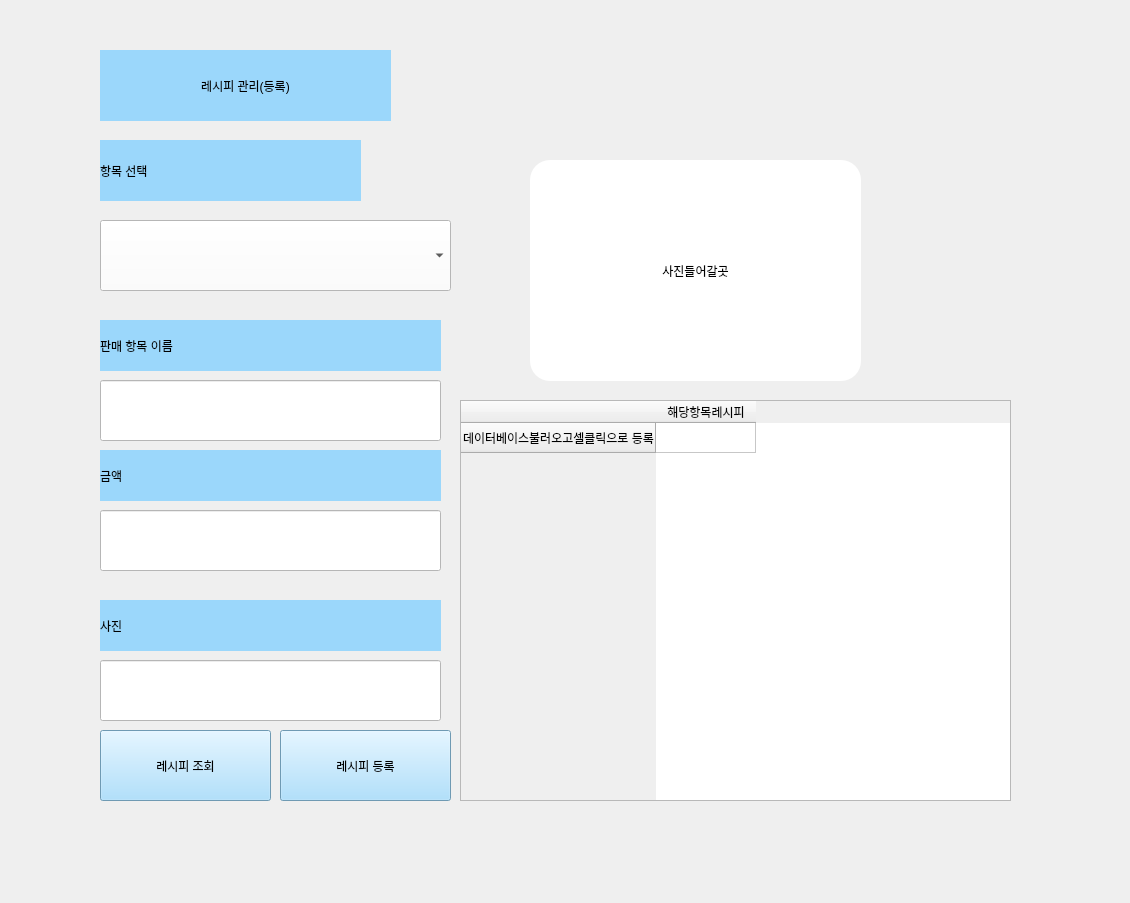
    <widget class="QWidget" name="number7">
     <widget class="QLabel" name="label_44">
      <property name="geometry">
       <rect>
        <x>0</x>
        <y>0</y>
        <width>1121</width>
        <height>894</height>
       </rect>
      </property>
      <property name="text">
       <string/>
      </property>
      <property name="pixmap">
       <pixmap>레시피관리.jpg</pixmap>
      </property>
      <property name="scaledContents">
       <bool>true</bool>
      </property>
     </widget>
     <widget class="QLabel" name="label_54">
      <property name="geometry">
       <rect>
        <x>100</x>
        <y>320</y>
        <width>341</width>
        <height>51</height>
       </rect>
      </property>
      <property name="styleSheet">
       <string notr="true">background-color:rgb(155, 215, 251);
font: 25pt &quot;Sitka Banner&quot;;
color: rgb(0, 0, 0);</string>
      </property>
      <property name="text">
       <string>판매 항목 이름</string>
      </property>
     </widget>
     <widget class="QLabel" name="label_45">
      <property name="geometry">
       <rect>
        <x>100</x>
        <y>50</y>
        <width>291</width>
        <height>71</height>
       </rect>
      </property>
      <property name="styleSheet">
       <string notr="true">background-color:rgb(155, 215, 251);
font: 25pt &quot;Sitka Banner&quot;;
color: rgb(0, 0, 0);</string>
      </property>
      <property name="text">
       <string>레시피 관리(등록)</string>
      </property>
      <property name="alignment">
       <set>Qt::AlignCenter</set>
      </property>
     </widget>
     <widget class="QPushButton" name="recipe_enrollment_btn">
      <property name="geometry">
       <rect>
        <x>280</x>
        <y>730</y>
        <width>171</width>
        <height>71</height>
       </rect>
      </property>
      <property name="styleSheet">
       <string notr="true">background-color:rgb(155, 215, 251);
font: 25pt &quot;Sitka Banner&quot;;
color: rgb(0, 0, 0);</string>
      </property>
      <property name="text">
       <string>레시피 등록</string>
      </property>
     </widget>
     <widget class="QLabel" name="label_50">
      <property name="geometry">
       <rect>
        <x>100</x>
        <y>140</y>
        <width>261</width>
        <height>61</height>
       </rect>
      </property>
      <property name="styleSheet">
       <string notr="true">background-color:rgb(155, 215, 251);
font: 25pt &quot;Sitka Banner&quot;;
color: rgb(0, 0, 0);</string>
      </property>
      <property name="text">
       <string>항목 선택</string>
      </property>
      <property name="alignment">
       <set>Qt::AlignLeading|Qt::AlignLeft|Qt::AlignVCenter</set>
      </property>
     </widget>
     <widget class="QLineEdit" name="item_price_subcategory">
      <property name="geometry">
       <rect>
        <x>100</x>
        <y>510</y>
        <width>341</width>
        <height>61</height>
       </rect>
      </property>
      <property name="styleSheet">
       <string notr="true">background-color:rgb(255, 255, 255);
color:rgb(0, 0, 0);
font: 30pt &quot;Sitka Banner&quot;;</string>
      </property>
      <property name="text">
       <string/>
      </property>
     </widget>
     <widget class="QPushButton" name="recipe_lookup_btn">
      <property name="geometry">
       <rect>
        <x>100</x>
        <y>730</y>
        <width>171</width>
        <height>71</height>
       </rect>
      </property>
      <property name="styleSheet">
       <string notr="true">background-color:rgb(155, 215, 251);
font: 25pt &quot;Sitka Banner&quot;;
color: rgb(0, 0, 0);</string>
      </property>
      <property name="text">
       <string>레시피 조회</string>
      </property>
     </widget>
     <widget class="QLineEdit" name="item_picture_subcategory">
      <property name="geometry">
       <rect>
        <x>100</x>
        <y>660</y>
        <width>341</width>
        <height>61</height>
       </rect>
      </property>
      <property name="styleSheet">
       <string notr="true">background-color:rgb(255, 255, 255);
color:rgb(0, 0, 0);
font: 30pt &quot;Sitka Banner&quot;;</string>
      </property>
      <property name="text">
       <string/>
      </property>
     </widget>
     <widget class="QLineEdit" name="item_name_subcategory">
      <property name="geometry">
       <rect>
        <x>100</x>
        <y>380</y>
        <width>341</width>
        <height>61</height>
       </rect>
      </property>
      <property name="styleSheet">
       <string notr="true">background-color:rgb(255, 255, 255);
color:rgb(0, 0, 0);
font: 30pt &quot;Sitka Banner&quot;;</string>
      </property>
      <property name="text">
       <string/>
      </property>
     </widget>
     <widget class="QLabel" name="label_56">
      <property name="geometry">
       <rect>
        <x>100</x>
        <y>450</y>
        <width>341</width>
        <height>51</height>
       </rect>
      </property>
      <property name="styleSheet">
       <string notr="true">background-color:rgb(155, 215, 251);
font: 25pt &quot;Sitka Banner&quot;;
color: rgb(0, 0, 0);</string>
      </property>
      <property name="text">
       <string>금액</string>
      </property>
     </widget>
     <widget class="QLabel" name="label_55">
      <property name="geometry">
       <rect>
        <x>100</x>
        <y>600</y>
        <width>341</width>
        <height>51</height>
       </rect>
      </property>
      <property name="styleSheet">
       <string notr="true">background-color:rgb(155, 215, 251);
font: 25pt &quot;Sitka Banner&quot;;
color: rgb(0, 0, 0);</string>
      </property>
      <property name="text">
       <string>사진</string>
      </property>
     </widget>
     <widget class="QComboBox" name="item_choice_combobox">
      <property name="geometry">
       <rect>
        <x>100</x>
        <y>220</y>
        <width>351</width>
        <height>71</height>
       </rect>
      </property>
      <property name="styleSheet">
       <string notr="true">background-color:rgb(255, 255, 255);
color:rgb(0, 0, 0);
font: 30pt &quot;Sitka Banner&quot;;</string>
      </property>
     </widget>
     <widget class="QTableWidget" name="recipe_tableWidget">
      <property name="geometry">
       <rect>
        <x>460</x>
        <y>400</y>
        <width>551</width>
        <height>401</height>
       </rect>
      </property>
      <row>
       <property name="text">
        <string>데이터베이스불러오고셀클릭으로 등록</string>
       </property>
      </row>
      <column>
       <property name="text">
        <string>해당항목레시피</string>
       </property>
      </column>
     </widget>
     <widget class="QLabel" name="item_picture_appear_label">
      <property name="geometry">
       <rect>
        <x>530</x>
        <y>160</y>
        <width>331</width>
        <height>221</height>
       </rect>
      </property>
      <property name="styleSheet">
       <string notr="true">border-radius: 20px;
background-color:rgb(255, 255, 255);
color:rgb(0, 0, 0);
font: 30pt &quot;Sitka Banner&quot;;</string>
      </property>
      <property name="text">
       <string>사진들어갈곳</string>
      </property>
      <property name="alignment">
       <set>Qt::AlignCenter</set>
      </property>
     </widget>
    </widget>
